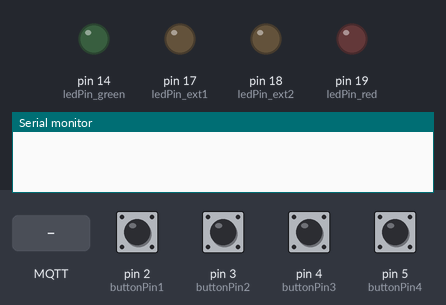
This sketch was run on a simulated Arduino Uno, built with avr-gcc and run on an emulated ATmega328P. On the bench: output pins drawn as LEDs (lit = HIGH), the last lines printed to the serial monitor. Dashed ring = blinking. The inputs (shaded band) are chosen by the test bench; at power-on: pin 2 (buttonPin1), pin 3 (buttonPin2), pin 4 (buttonPin3), pin 5 (buttonPin4) LOW. WiFi joins after 1.5 s; servers stay silent unless stated; no MQTT or app messages arrive unless stated.

Above: at 0.1 s.
At 2.7 s:
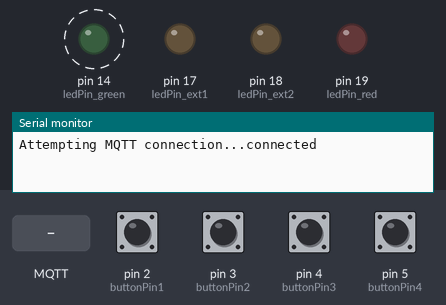
2.8 s: MQTT message "command/door2" arrives on the first subscribed topic
9.0 s: MQTT message "command/door2" arrives on the third subscribed topic
At 10.0 s:
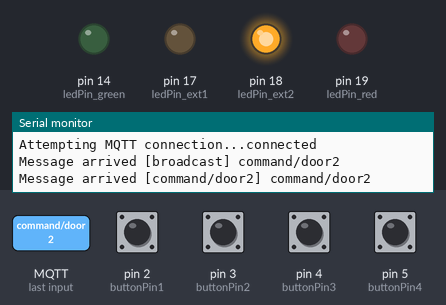
15.5 s: MQTT message "1" arrives on the first subscribed topic
Timing chart, 0 to 18.5 s (numbered marks = the images above; inputs shaded):
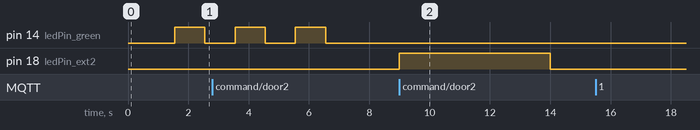

Measured:
- after the input at 9.0 s, pin 18 (ledPin_ext2): LOW → HIGH at once, → LOW 5.0 s later
- by itself, pin 14 (ledPin_green): alternates HIGH for 1.0 s and LOW for 1.0 s, 4 changes in all, then stays LOW

The sketch:

arduino_mqtt_pushbutton_trigger.ino
```cpp
/*
 * Arduino MQTT Button-Trigger: MQTT Client publishing a message upon push-button trigger
 * Circuit:
   - Ethernet shield attached to pins 10, 11, 12, 13
   - Push button(s) connected to pins 2, 3, 4, 5
   - LED(s) connected to pins 17, 18
 * Description:
   - every time a button is "pressed" (for longer than the defined debounce time) the controller publishes a defined MQTT message to the defined server. Feedback on successfull execution is provided via LEDs
 * Utilised source code and libraries:
   - Ethernet Shield:
   - Button Debounce: https://docs.arduino.cc/built-in-examples/digital/Debounce
   - PubSubClient:
     - https://github.com/knolleary/pubsubclient
     - Full API documentation: https://pubsubclient.knolleary.net/api
     - MQTT_basic: https://github.com/knolleary/pubsubclient/blob/master/examples/mqtt_basic/mqtt_basic.ino
 */

#include <Ethernet.h>
#include <PubSubClient.h>

// Botton Config
const int buttonPin1 = 2;
const int buttonPin2 = 3;
const int buttonPin3 = 4;
const int buttonPin4 = 5;
const int ledPin_green = 14; //analog 0 = pin 14
const int ledPin_red = 19; //analog 1 = pin 15
const int ledPin_ext1 = 17; //analog 3 = pin 17
const int ledPin_ext2 = 18; //analog 4 = pin 18

int buttonState1 = 0;
int buttonState1_previous = 0;
int buttonState2 = 0;
int buttonState2_previous = 0;
int buttonState3 = 0;
int buttonState3_previous = 0;
int buttonState4 = 0;
int buttonState4_previous = 0;

unsigned long lastDebounceTime_1 = 0;  // the last time the output pin was toggled
unsigned long lastDebounceTime_2 = 0;
unsigned long lastDebounceTime_3 = 0;
unsigned long lastDebounceTime_4 = 0;
unsigned long debounceDelay = 50;    // the debounce time im ms; increase if the output flickers

// Network Config
byte mac[] = {  0xDE, 0xED, 0xBA, 0xFE, 0xFE, 0xED };
IPAddress ip(192, 168, 5, 202);
IPAddress mqtt_server(192, 168, 5, 201);

void callback(char* topic, byte* payload, unsigned int length) {
  Serial.print("Message arrived [");
  Serial.print(topic);
  Serial.print("] ");
  for (int i=0;i<length;i++) {
    Serial.print((char)payload[i]);
  }
  Serial.println();

  // provide feedback via LED that command has been executed
  // TODO: edit to provide feedback on specific topic/payload received by client that controls door opener
  if(strcmp(topic, "command/door2") == 0){
    blink(ledPin_ext2, 1, 5000);
  }
}

EthernetClient ethClient;
PubSubClient client(ethClient);

void reconnect() {
  // Loop until we're reconnected
  while (!client.connected()) {
    Serial.print("Attempting MQTT connection...");
    // Attempt to connect
    if (client.connect("arduinoClient")) {
      Serial.println("connected");
      led_connected();

      // Once connected...
      // ... and resubscribe
      client.subscribe("broadcast");
			client.subscribe("command/door1");
      client.subscribe("command/door2");
			//... publish an announcement
      client.publish("broadcast","hello world - arduino MQTT client");
    } else {
      Serial.print("failed, rc=");
      Serial.print(client.state());
      Serial.println(" try again in 5 seconds");

      led_disconnected();
      // Wait 3 seconds before retrying
      delay(5000);
    }
  }
}

void blink(int ledID, int repeat, int inertia) {
  if (repeat == 1){
    digitalWrite(ledID, HIGH);
    delay(inertia);
    digitalWrite(ledID, LOW);
  }
  else{
    for (int i=0; i<repeat; i++){
      digitalWrite(ledID, HIGH);
      delay(inertia);
      digitalWrite(ledID, LOW);
      delay(inertia);
    }
  }

}

void led_disconnected() {
	blink(ledPin_red, 3, 1000);
}
void led_connected() {
	blink(ledPin_green, 3, 1000);
}

void setup()
{
  Serial.begin(57600);

	// Buttons
  pinMode(buttonPin1, INPUT);
  pinMode(buttonPin2, INPUT);
  pinMode(buttonPin3, INPUT);
  pinMode(buttonPin4, INPUT);

	//LEDs
  pinMode(ledPin_green, OUTPUT);
  pinMode(ledPin_red, OUTPUT);
  pinMode(ledPin_ext1, OUTPUT);
  pinMode(ledPin_ext2, OUTPUT);

  Ethernet.begin(mac, ip);
  // Allow the hardware to sort itself out
  delay(1500);

  //blink(ledPin_ext2, 3, 1000);

  client.setServer(mqtt_server, 1883);
  client.setCallback(callback);

}

void loop()
{
  if (!client.connected()) {
    reconnect();
  }
  client.loop();


	// -------------MANAGE BUTTON 1 ---------------//
	// local variable to store current buttonState1
  int buttonState1_current = digitalRead(buttonPin1);

  // If the switch changed, due to noise or pressing:
	if (buttonState1_current != buttonState1_previous) {
		// reset the debouncing timer
		lastDebounceTime_1 = millis();
	}

	if ((millis() - lastDebounceTime_1) > debounceDelay) {
		// whatever the reading is at, it's been there for longer than the debounce delay, so take it as the actual (confirmed) current state:

		//to avoid repeated action, check if the new (confirmed) state differs from the previous (confirmed) state
		if (buttonState1 != buttonState1_previous) {
			buttonState1 = buttonState1_current;

			if (buttonState1 == HIGH) {
				// => the following is executed only if button is "pressed" and pressed for longer than the defined debounce time
				client.publish("command/door1","open");
			  client.publish("command/door2","open");
			}
		}
	}

  buttonState1_previous = buttonState1_current;


	// -------------MANAGE BUTTON 2 ---------------//
	// local variable to store current buttonState1
  int buttonState2_current = digitalRead(buttonPin2);

  // If the switch changed, due to noise or pressing:
	if (buttonState2_current != buttonState2_previous) {
		// reset the debouncing timer
		lastDebounceTime_2 = millis();
	}

	if ((millis() - lastDebounceTime_2) > debounceDelay) {
		// whatever the reading is at, it's been there for longer than the debounce delay, so take it as the actual (confirmed) current state:

		//to avoid repeated action, check if the new (confirmed) state differs from the previous (confirmed) state
		if (buttonState2 != buttonState2_previous) {
			buttonState2 = buttonState2_current;

			if (buttonState2 == HIGH) {
				// => the following is executed only if button is "pressed" and pressed for longer than the defined debounce time
				client.publish("command/door2","test_Button2");
			}
		}
	}

  buttonState2_previous = buttonState2_current;


	// -------------MANAGE BUTTON 3 ---------------//
	// local variable to store current buttonState1
  int buttonState3_current = digitalRead(buttonPin3);

  // If the switch changed, due to noise or pressing:
	if (buttonState3_current != buttonState3_previous) {
		// reset the debouncing timer
		lastDebounceTime_3 = millis();
	}

	if ((millis() - lastDebounceTime_3) > debounceDelay) {
		// whatever the reading is at, it's been there for longer than the debounce delay, so take it as the actual (confirmed) current state:

		//to avoid repeated action, check if the new (confirmed) state differs from the previous (confirmed) state
		if (buttonState3 != buttonState3_previous) {
			buttonState3 = buttonState3_current;

			if (buttonState3 == HIGH) {
				// => the following is executed only if button is "pressed" and pressed for longer than the defined debounce time
				client.publish("command/door2","test_Button3");
			}
		}
	}

  buttonState3_previous = buttonState3_current;


	// -------------MANAGE BUTTON 4 ---------------//
	// local variable to store current buttonState1
  int buttonState4_current = digitalRead(buttonPin4);

  // If the switch changed, due to noise or pressing:
	if (buttonState4_current != buttonState4_previous) {
		// reset the debouncing timer
		lastDebounceTime_4 = millis();
	}

	if ((millis() - lastDebounceTime_4) > debounceDelay) {
		// whatever the reading is at, it's been there for longer than the debounce delay, so take it as the actual (confirmed) current state:

		//to avoid repeated action, check if the new (confirmed) state differs from the previous (confirmed) state
		if (buttonState4 != buttonState4_previous) {
			buttonState4 = buttonState4_current;

			if (buttonState4 == HIGH) {
				// => the following is executed only if button is "pressed" and pressed for longer than the defined debounce time
				client.publish("command/door1","open");
			  client.publish("command/door2","open");
			}
		}
	}

  buttonState4_previous = buttonState4_current;

}
```
